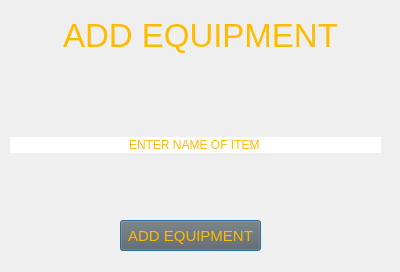
<?xml version="1.0" encoding="UTF-8"?>
<ui version="4.0">
 <class>Dialog</class>
 <widget class="QDialog" name="Dialog">
  <property name="geometry">
   <rect>
    <x>0</x>
    <y>0</y>
    <width>400</width>
    <height>272</height>
   </rect>
  </property>
  <property name="windowTitle">
   <string>Dialog</string>
  </property>
  <property name="styleSheet">
   <string notr="true">background-image: url(:/imgs/copy.jpg);</string>
  </property>
  <widget class="QLabel" name="addattkLabel">
   <property name="geometry">
    <rect>
     <x>40</x>
     <y>10</y>
     <width>321</width>
     <height>51</height>
    </rect>
   </property>
   <property name="font">
    <font>
     <pointsize>25</pointsize>
    </font>
   </property>
   <property name="styleSheet">
    <string notr="true">color: rgb(255, 187, 0);
background:transparent;</string>
   </property>
   <property name="text">
    <string>ADD EQUIPMENT</string>
   </property>
   <property name="alignment">
    <set>Qt::AlignCenter</set>
   </property>
  </widget>
  <widget class="QWidget" name="verticalLayoutWidget">
   <property name="geometry">
    <rect>
     <x>10</x>
     <y>80</y>
     <width>371</width>
     <height>131</height>
    </rect>
   </property>
   <layout class="QVBoxLayout" name="verticalLayout">
    <item>
     <widget class="QLineEdit" name="equipName">
      <property name="styleSheet">
       <string notr="true">color: rgb(255, 187, 0);
border-color: rgb(255, 187, 0);</string>
      </property>
      <property name="text">
       <string>ENTER NAME OF ITEM</string>
      </property>
      <property name="frame">
       <bool>false</bool>
      </property>
      <property name="alignment">
       <set>Qt::AlignCenter</set>
      </property>
      <property name="placeholderText">
       <string>Enter Name of Attack</string>
      </property>
      <property name="clearButtonEnabled">
       <bool>false</bool>
      </property>
     </widget>
    </item>
   </layout>
  </widget>
  <widget class="QPushButton" name="addattkButton">
   <property name="geometry">
    <rect>
     <x>120</x>
     <y>220</y>
     <width>141</width>
     <height>31</height>
    </rect>
   </property>
   <property name="font">
    <font>
     <pointsize>11</pointsize>
    </font>
   </property>
   <property name="cursor">
    <cursorShape>PointingHandCursor</cursorShape>
   </property>
   <property name="styleSheet">
    <string notr="true">color: rgb(255, 187, 0);

background-color: rgb(97, 97, 97);</string>
   </property>
   <property name="text">
    <string>ADD EQUIPMENT</string>
   </property>
   <property name="checkable">
    <bool>false</bool>
   </property>
   <property name="flat">
    <bool>false</bool>
   </property>
  </widget>
 </widget>
 <resources>
  <include location="bg.qrc"/>
 </resources>
 <connections/>
</ui>
